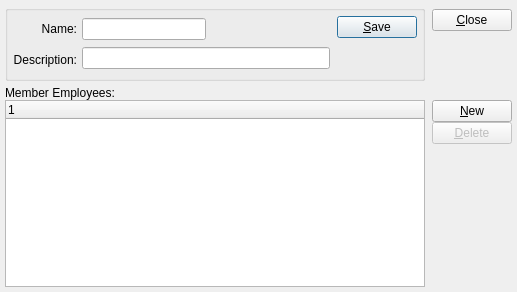
<ui version="4.0" >
 <author></author>
 <comment>This file is part of the xTuple ERP: PostBooks Edition, a free and
open source Enterprise Resource Planning software suite,
Copyright (c) 1999-2011 by OpenMFG LLC, d/b/a xTuple.
It is licensed to you under the Common Public Attribution License
version 1.0, the full text of which (including xTuple-specific Exhibits)
is available at www.xtuple.com/CPAL.  By using this software, you agree
to be bound by its terms.</comment>
 <exportmacro></exportmacro>
 <class>empGroup</class>
 <widget class="QDialog" name="empGroup" >
  <property name="geometry" >
   <rect>
    <x>0</x>
    <y>0</y>
    <width>517</width>
    <height>292</height>
   </rect>
  </property>
  <property name="windowTitle" >
   <string>Employee Group</string>
  </property>
  <layout class="QVBoxLayout" >
   <property name="margin" >
    <number>5</number>
   </property>
   <property name="spacing" >
    <number>5</number>
   </property>
   <item>
    <layout class="QHBoxLayout" >
     <property name="margin" >
      <number>0</number>
     </property>
     <property name="spacing" >
      <number>7</number>
     </property>
     <item>
      <widget class="QGroupBox" name="GroupBox1" >
       <property name="title" >
        <string/>
       </property>
       <layout class="QHBoxLayout" >
        <property name="margin" >
         <number>5</number>
        </property>
        <property name="spacing" >
         <number>7</number>
        </property>
        <item>
         <layout class="QHBoxLayout" >
          <property name="margin" >
           <number>0</number>
          </property>
          <property name="spacing" >
           <number>5</number>
          </property>
          <item>
           <layout class="QVBoxLayout" >
            <property name="margin" >
             <number>0</number>
            </property>
            <property name="spacing" >
             <number>5</number>
            </property>
            <item>
             <widget class="QLabel" name="_nameLit" >
              <property name="text" >
               <string>Name:</string>
              </property>
              <property name="alignment" >
               <set>Qt::AlignRight|Qt::AlignTrailing|Qt::AlignVCenter</set>
              </property>
             </widget>
            </item>
            <item>
             <widget class="QLabel" name="_descripLit" >
              <property name="text" >
               <string>Description:</string>
              </property>
              <property name="alignment" >
               <set>Qt::AlignRight|Qt::AlignTrailing|Qt::AlignVCenter</set>
              </property>
             </widget>
            </item>
           </layout>
          </item>
          <item>
           <layout class="QVBoxLayout" >
            <property name="margin" >
             <number>0</number>
            </property>
            <property name="spacing" >
             <number>5</number>
            </property>
            <item>
             <layout class="QHBoxLayout" >
              <property name="margin" >
               <number>0</number>
              </property>
              <property name="spacing" >
               <number>0</number>
              </property>
              <item>
               <widget class="XLineEdit" name="_name" />
              </item>
              <item>
               <spacer>
                <property name="orientation" >
                 <enum>Qt::Horizontal</enum>
                </property>
                <property name="sizeType" >
                 <enum>QSizePolicy::Expanding</enum>
                </property>
                <property name="sizeHint" >
                 <size>
                  <width>20</width>
                  <height>20</height>
                 </size>
                </property>
               </spacer>
              </item>
             </layout>
            </item>
            <item>
             <widget class="XLineEdit" name="_descrip" />
            </item>
           </layout>
          </item>
         </layout>
        </item>
        <item>
         <layout class="QVBoxLayout" >
          <property name="margin" >
           <number>0</number>
          </property>
          <property name="spacing" >
           <number>0</number>
          </property>
          <item>
           <widget class="QPushButton" name="_save" >
            <property name="text" >
             <string>&amp;Save</string>
            </property>
            <property name="autoDefault" >
             <bool>true</bool>
            </property>
            <property name="default" >
             <bool>true</bool>
            </property>
           </widget>
          </item>
          <item>
           <spacer>
            <property name="orientation" >
             <enum>Qt::Vertical</enum>
            </property>
            <property name="sizeType" >
             <enum>QSizePolicy::Preferred</enum>
            </property>
            <property name="sizeHint" >
             <size>
              <width>20</width>
              <height>40</height>
             </size>
            </property>
           </spacer>
          </item>
         </layout>
        </item>
       </layout>
      </widget>
     </item>
     <item>
      <layout class="QVBoxLayout" >
       <property name="margin" >
        <number>0</number>
       </property>
       <property name="spacing" >
        <number>0</number>
       </property>
       <item>
        <widget class="QPushButton" name="_close" >
         <property name="text" >
          <string>&amp;Close</string>
         </property>
        </widget>
       </item>
       <item>
        <spacer>
         <property name="orientation" >
          <enum>Qt::Vertical</enum>
         </property>
         <property name="sizeType" >
          <enum>QSizePolicy::Preferred</enum>
         </property>
         <property name="sizeHint" >
          <size>
           <width>20</width>
           <height>45</height>
          </size>
         </property>
        </spacer>
       </item>
      </layout>
     </item>
    </layout>
   </item>
   <item>
    <layout class="QVBoxLayout" >
     <property name="margin" >
      <number>0</number>
     </property>
     <property name="spacing" >
      <number>0</number>
     </property>
     <item>
      <widget class="QLabel" name="_memberLit" >
       <property name="text" >
        <string>Member Employees:</string>
       </property>
      </widget>
     </item>
     <item>
      <layout class="QHBoxLayout" >
       <property name="margin" >
        <number>0</number>
       </property>
       <property name="spacing" >
        <number>7</number>
       </property>
       <item>
        <widget class="XTreeWidget" name="_empgrpitem" />
       </item>
       <item>
        <layout class="QVBoxLayout" >
         <property name="margin" >
          <number>0</number>
         </property>
         <property name="spacing" >
          <number>0</number>
         </property>
         <item>
          <layout class="QVBoxLayout" >
           <property name="margin" >
            <number>0</number>
           </property>
           <property name="spacing" >
            <number>0</number>
           </property>
           <item>
            <widget class="QPushButton" name="_new" >
             <property name="text" >
              <string>&amp;New</string>
             </property>
            </widget>
           </item>
           <item>
            <widget class="QPushButton" name="_delete" >
             <property name="enabled" >
              <bool>false</bool>
             </property>
             <property name="text" >
              <string>&amp;Delete</string>
             </property>
            </widget>
           </item>
          </layout>
         </item>
         <item>
          <spacer>
           <property name="orientation" >
            <enum>Qt::Vertical</enum>
           </property>
           <property name="sizeType" >
            <enum>QSizePolicy::Expanding</enum>
           </property>
           <property name="sizeHint" >
            <size>
             <width>20</width>
             <height>20</height>
            </size>
           </property>
          </spacer>
         </item>
        </layout>
       </item>
      </layout>
     </item>
    </layout>
   </item>
  </layout>
 </widget>
 <layoutdefault spacing="5" margin="5" />
 <pixmapfunction>qPixmapFromMimeSource</pixmapfunction>
 <customwidgets>
  <customwidget>
   <class>XTreeWidget</class>
   <extends>QTreeWidget</extends>
   <header>xtreewidget.h</header>
   <container>0</container>
   <pixmap></pixmap>
  </customwidget>
  <customwidget>
   <class>XLineEdit</class>
   <extends>QLineEdit</extends>
   <header>xlineedit.h</header>
   <container>0</container>
   <pixmap></pixmap>
  </customwidget>
 </customwidgets>
 <tabstops>
  <tabstop>_name</tabstop>
  <tabstop>_descrip</tabstop>
  <tabstop>_empgrpitem</tabstop>
  <tabstop>_delete</tabstop>
  <tabstop>_new</tabstop>
  <tabstop>_save</tabstop>
  <tabstop>_close</tabstop>
 </tabstops>
 <includes/>
 <resources/>
 <connections/>
</ui>
